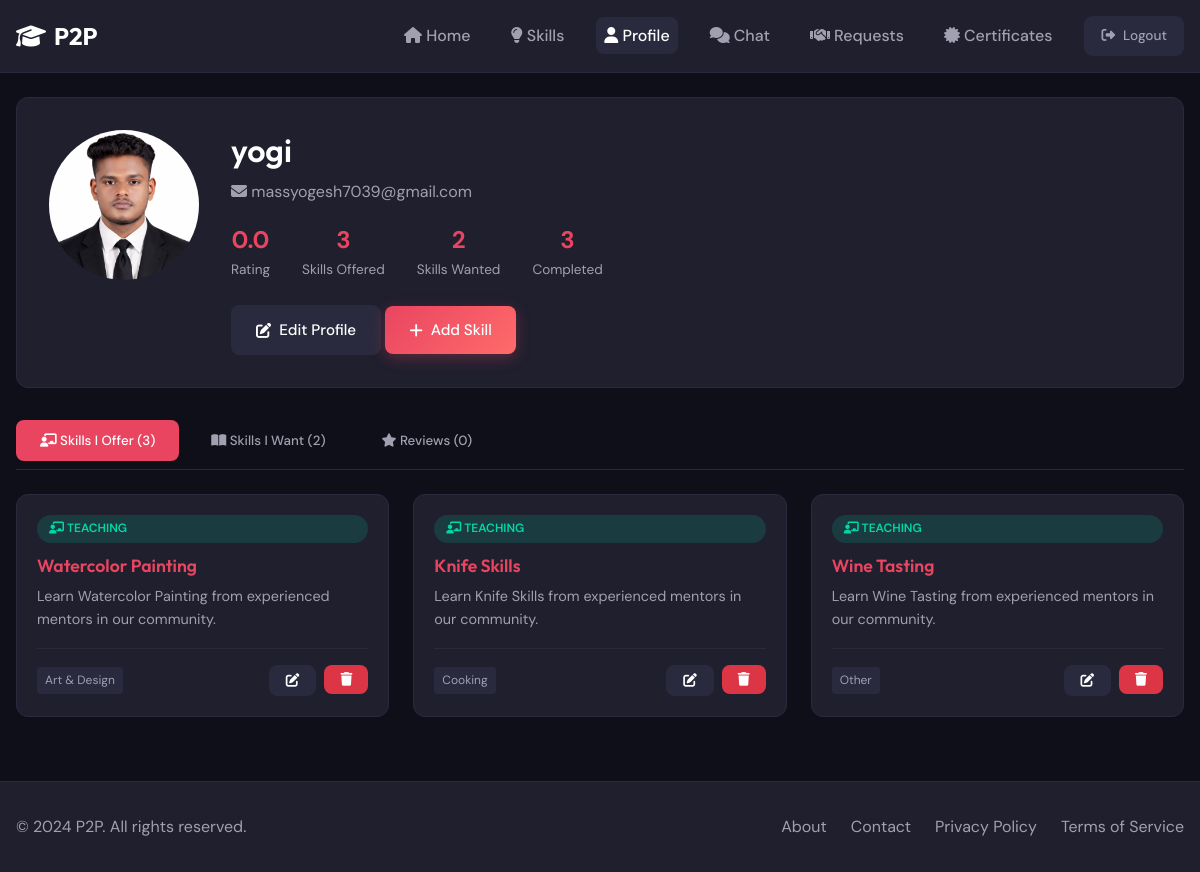
/profile (signed in), run on the app's committed database.
### models.py (models this page shows, shortened)
class User(UserMixin, db.Model):
    __tablename__ = 'users'
    id = db.Column(db.Integer, primary_key=True)
    username = db.Column(db.String(80), unique=True, nullable=False, index=True)
    email = db.Column(db.String(120), unique=True, nullable=False, index=True)
    password_hash = db.Column(db.String(256), nullable=False)
    bio = db.Column(db.Text, default='')
    location = db.Column(db.String(120), default='')
    profile_picture = db.Column(db.String(255), default='default.png')
    signature_image = db.Column(db.String(255), nullable=True)  # Instructor signature image
    rating = db.Column(db.Float, default=0.0)
    is_admin = db.Column(db.Boolean, default=False)
    is_banned = db.Column(db.Boolean, default=False)
    created_at = db.Column(db.DateTime, default=datetime.utcnow)
    skills_offered = db.relationship('Skill', foreign_keys='Skill.user_id', backref='owner', lazy='dynamic')
    exchange_sent = db.relationship('ExchangeRequest', foreign_keys='ExchangeRequest.sender_id', backref='sender', lazy='dynamic')
    exchange_received = db.relationship('ExchangeRequest', foreign_keys='ExchangeRequest.receiver_id', backref='receiver', lazy='dynamic')
    messages_sent = db.relationship('Message', foreign_keys='Message.sender_id', backref='sender', lazy='dynamic')
    messages_received = db.relationship('Message', foreign_keys='Message.receiver_id', backref='receiver', lazy='dynamic')
    bookmarks = db.relationship('Bookmark', backref='user', lazy='dynamic', cascade='all, delete-orphan')
    reviews_given = db.relationship('Review', foreign_keys='Review.reviewer_id', backref='reviewer', lazy='dynamic')
    reviews_received = db.relationship('Review', foreign_keys='Review.reviewed_id', backref='reviewed', lazy='dynamic')
    reports_made = db.relationship('Report', foreign_keys='Report.reporter_id', backref='reporter', lazy='dynamic')
    reports_received = db.relationship('Report', foreign_keys='Report.reported_id', backref='reported', lazy='dynamic')

class Skill(db.Model):
    __tablename__ = 'skills'
    id = db.Column(db.Integer, primary_key=True)
    user_id = db.Column(db.Integer, db.ForeignKey('users.id'), nullable=False, index=True)
    title = db.Column(db.String(100), nullable=False)
    description = db.Column(db.Text, nullable=False)
    category = db.Column(db.String(50), nullable=False, index=True)
    skill_type = db.Column(db.String(10), nullable=False)  # 'offered' or 'wanted'
    is_approved = db.Column(db.Boolean, default=True)
    created_at = db.Column(db.DateTime, default=datetime.utcnow)
    bookmarks = db.relationship('Bookmark', backref='skill', lazy='dynamic', cascade='all, delete-orphan')
    exchange_requests_sender = db.relationship('ExchangeRequest', foreign_keys='ExchangeRequest.sender_skill_id', backref='sender_skill', lazy='dynamic')
    exchange_requests_receiver = db.relationship('ExchangeRequest', foreign_keys='ExchangeRequest.receiver_skill_id', backref='receiver_skill', lazy='dynamic')

### routes/main.py (the view)
@main_bp.route('/profile')
@login_required
def profile():
    skills_offered = Skill.query.filter_by(user_id=current_user.id, skill_type='offered').all()
    skills_wanted = Skill.query.filter_by(user_id=current_user.id, skill_type='wanted').all()
    reviews = Review.query.filter_by(reviewed_id=current_user.id).order_by(Review.created_at.desc()).all()
    pending_requests = ExchangeRequest.query.filter_by(receiver_id=current_user.id, status='pending').count()
    completed_exchanges = ExchangeRequest.query.filter(
        (ExchangeRequest.sender_id == current_user.id) | (ExchangeRequest.receiver_id == current_user.id),
        ExchangeRequest.status == 'completed'
    ).count()
    return render_template('profile/profile.html',
                           skills_offered=skills_offered,
                           skills_wanted=skills_wanted,
                           reviews=reviews,
                           pending_requests=pending_requests,
                           completed_exchanges=completed_exchanges)

### templates/profile/profile.html (shortened to what this page needs)
{% extends "base.html" %}
{% from "macros/avatar.html" import user_avatar %}
{% block content %}
<div class="container mt-3">
    <div class="profile-header">
        {{ user_avatar(current_user, 150) }}
        <div class="profile-info">
            <h1>{{ current_user.username }}</h1>
            <p><i class="fas fa-envelope"></i> {{ current_user.email }}</p>
            <div class="profile-stats">
                <div class="profile-stat">
                    <div class="profile-stat-value">{{ current_user.rating|default(0)|round(1) }}</div>
                    <div class="profile-stat-label">Rating</div>
                </div>
                <div class="profile-stat">
                    <div class="profile-stat-value">{{ skills_offered|length }}</div>
                    <div class="profile-stat-label">Skills Offered</div>
                </div>
                <div class="profile-stat">
                    <div class="profile-stat-value">{{ skills_wanted|length }}</div>
                    <div class="profile-stat-label">Skills Wanted</div>
                </div>
                <div class="profile-stat">
                    <div class="profile-stat-value">{{ completed_exchanges }}</div>
                    <div class="profile-stat-label">Completed</div>
                </div>
            </div>
            <div class="mt-3">
                <a href="{{ url_for('main.edit_profile') }}" class="btn btn-secondary">
                    <i class="fas fa-edit"></i> Edit Profile
                </a>
                <a href="{{ url_for('skills.add') }}" class="btn btn-primary">
                    <i class="fas fa-plus"></i> Add Skill
                </a>
            </div>
        </div>
    </div>
    <div class="tabs">
        <button class="tab active" data-target="skills-offered">
            <i class="fas fa-chalkboard-teacher"></i> Skills I Offer ({{ skills_offered|length }})
        </button>
        <button class="tab" data-target="skills-wanted">
            <i class="fas fa-book-open"></i> Skills I Want ({{ skills_wanted|length }})
        </button>
        <button class="tab" data-target="reviews">
            <i class="fas fa-star"></i> Reviews ({{ reviews|length }})
        </button>
    </div>
    <div id="skills-offered" class="tab-content">
        {% if skills_offered %}
        <div class="skills-grid">
            {% for skill in skills_offered %}
            <div class="skill-card">
                <span class="skill-type offered"><i class="fas fa-chalkboard-teacher"></i> Teaching</span>
                <h3><a href="{{ url_for('skills.detail', skill_id=skill.id) }}">{{ skill.title }}</a></h3>
                <p>{{ skill.description }}</p>
                <div class="skill-meta">
                    <span class="skill-category">{{ skill.category }}</span>
                    <div class="d-flex gap-1">
                        <a href="{{ url_for('skills.edit', skill_id=skill.id) }}" class="btn btn-secondary btn-sm">
                            <i class="fas fa-edit"></i>
                        </a>
                        <form method="POST" action="{{ url_for('skills.delete', skill_id=skill.id) }}" class="delete-form" style="display: inline;">
                            <button type="submit" class="btn btn-danger btn-sm">
                                <i class="fas fa-trash"></i>
                            </button>
                        </form>
                    </div>
                </div>
            </div>
            {% endfor %}
        </div>
        {% else %}
        <div class="empty-state">
            <div class="empty-state-icon"><i class="fas fa-chalkboard-teacher"></i></div>
            <p>You haven't added any skills to teach yet.</p>
            <a href="{{ url_for('skills.add') }}" class="btn btn-primary mt-2">Add Your First Skill</a>
        </div>
        {% endif %}
    </div>
</div>
{% endblock %}

### templates/macros/avatar.html (shortened to what this page needs)
{% macro user_avatar(user, size=40) %}
{% set color_map = {
    'a': 1, 'b': 2, 'c': 3, 'd': 4, 'e': 5, 'f': 6, 'g': 7, 'h': 8,
    'i': 1, 'j': 2, 'k': 3, 'l': 4, 'm': 5, 'n': 6, 'o': 7, 'p': 8,
    'q': 1, 'r': 2, 's': 3, 't': 4, 'u': 5, 'v': 6, 'w': 7, 'x': 8,
    'y': 1, 'z': 2, '0': 3, '1': 4, '2': 5, '3': 6, '4': 7, '5': 8
} %}
{% set first_char = user.username[0]|lower %}
{% set color_index = color_map[first_char] if first_char in color_map else 1 %}
{% if user.profile_picture and user.profile_picture != 'default.png' %}
<img src="{{ url_for('static', filename='uploads/' + user.profile_picture) }}"
     alt="{{ user.username }}"
     style="width: {{ size }}px; height: {{ size }}px; border-radius: 50%; object-fit: cover;"
     onerror="this.style.display='none'; this.nextElementSibling.style.display='flex';">
{% else %}
<span class="avatar-letter avatar-color-{{ color_index }}"
      style="display: flex; width: {{ size }}px; height: {{ size }}px; font-size: {{ (size/2.5)|round|int }}px;">
    {{ user.username[0]|upper }}
</span>
{% endif %}
{% endmacro %}

### static/css/style.css (style rules this page uses)
:root { --primary: #1a1a2e; --secondary: #16213e; --accent: #e94560; --accent-light: #ff6b6b; --success: #00d9a5; --warning: #ffc107; --danger: #dc3545; --bg: #0f0f1a; --surface: #1f1f2e; --surface-light: #2a2a3e; --text: #ffffff; --text-secondary: #a0a0b0; --border: #2a2a3e; --gradient: linear-gradient(135deg, #e94560, #ff6b6b); --shadow: 0 4px 20px rgba(0, 0, 0, 0.3); --radius: 12px; --radius-sm: 8px; }
* { margin: 0; padding: 0; box-sizing: border-box; }
body { font-family: 'DM Sans', sans-serif; background-color: var(--bg); color: var(--text); line-height: 1.6; min-height: 100vh; }
h1, h2, h3, h4, h5, h6 { font-family: 'Outfit', sans-serif; font-weight: 600; line-height: 1.3; }
a { color: var(--accent); text-decoration: none; transition: color 0.3s ease; }
.container { max-width: 1200px; margin: 0 auto; padding: 0 1rem; }
.btn { display: inline-flex; align-items: center; justify-content: center; gap: 0.5rem; padding: 0.75rem 1.5rem; border: none; border-radius: var(--radius-sm); font-family: 'DM Sans', sans-serif; font-weight: 500; font-size: 0.95rem; cursor: pointer; transition: all 0.3s ease; text-decoration: none; }
.btn-primary { background: var(--gradient); color: var(--text); box-shadow: 0 4px 15px rgba(233, 69, 96, 0.3); }
.btn-secondary { background: var(--surface-light); color: var(--text); border: 1px solid var(--border); }
.btn-danger { background: var(--danger); color: var(--text); }
.btn-sm { padding: 0.5rem 1rem; font-size: 0.85rem; }
.skills-grid { display: grid; grid-template-columns: repeat(auto-fill, minmax(280px, 1fr)); gap: 1.5rem; }
.skill-card { background: var(--surface); border: 1px solid var(--border); border-radius: var(--radius); padding: 1.25rem; transition: all 0.3s ease; display: flex; flex-direction: column; }
.skill-type { display: inline-block; padding: 0.25rem 0.75rem; border-radius: 20px; font-size: 0.75rem; font-weight: 600; text-transform: uppercase; margin-bottom: 0.75rem; }
.skill-type.offered { background: rgba(0, 217, 165, 0.15); color: var(--success); }
.skill-card h3 { font-size: 1.1rem; margin-bottom: 0.5rem; }
.skill-card p { color: var(--text-secondary); font-size: 0.9rem; flex-grow: 1; margin-bottom: 1rem; display: -webkit-box; -webkit-line-clamp: 3; -webkit-box-orient: vertical; overflow: hidden; }
.skill-meta { display: flex; justify-content: space-between; align-items: center; font-size: 0.85rem; color: var(--text-secondary); padding-top: 1rem; border-top: 1px solid var(--border); }
.skill-category { background: var(--surface-light); padding: 0.25rem 0.5rem; border-radius: 4px; font-size: 0.75rem; }
.profile-header { display: flex; gap: 2rem; align-items: flex-start; margin-bottom: 2rem; padding: 2rem; background: var(--surface); border-radius: var(--radius); border: 1px solid var(--border); }
.profile-info h1 { margin-bottom: 0.5rem; }
.profile-info p { color: var(--text-secondary); margin-bottom: 0.5rem; }
.profile-stats { display: flex; gap: 2rem; margin-top: 1rem; }
.profile-stat { text-align: center; }
.profile-stat-value { font-size: 1.5rem; font-weight: 700; color: var(--accent); }
.profile-stat-label { font-size: 0.85rem; color: var(--text-secondary); }
.tabs { display: flex; gap: 0.5rem; margin-bottom: 1.5rem; border-bottom: 1px solid var(--border); padding-bottom: 0.5rem; }
.tab { padding: 0.75rem 1.5rem; background: transparent; border: none; color: var(--text-secondary); font-family: 'DM Sans', sans-serif; font-weight: 500; cursor: pointer; border-radius: var(--radius-sm); transition: all 0.3s ease; }
.tab.active { background: var(--accent); color: var(--text); }
.mt-3 { margin-top: 1.5rem; }
.d-flex { display: flex; }
.gap-1 { gap: 0.5rem; }

### data on the page
User: profile_picture (picture), username "yogi", email "massyogesh7039@gmail.com", rating "0.0"
Skill: title "Watercolor Painting", description "Learn Watercolor Painting from experienced mentors in our community.", category "Art & Design"
Skill: title "Knife Skills", description "Learn Knife Skills from experienced mentors in our community.", category "Cooking"
Skill: title "Wine Tasting", description "Learn Wine Tasting from experienced mentors in our community.", category "Other"

### other printed values
{{ skills_offered|length }} "3"
{{ skills_wanted|length }} "2"
{{ completed_exchanges }} "3"
{{ reviews|length }} "0"
